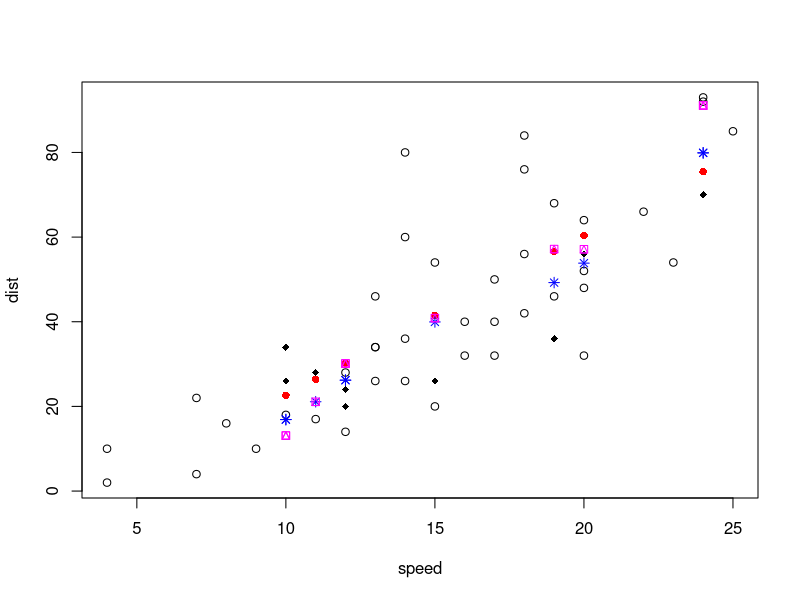

Write R code to recreate this figure.
# read data
data <- cars

# Split data into training and testing
sample <- sample.int(n=nrow(data), size = floor(0.2*nrow(data)))
train <- data[-sample,]
test <- data[sample,]

#Linear regression
modelLR <- lm(dist  ~ speed, train)
modelLR

# make a prediction for each temperature
predictedLR <- predict(modelLR, test)
#original data
plot(train) 
points(test, col = "black", pch=18)
#abline(modelLR)
points(test$speed, predictedLR, col = "red", pch=16)
rmseLR <- sqrt(mean((test$dist - predictedLR)^2)) 

#SVM
require (e1071)
modelSVR <- svm(dist ~ speed , train, type= "eps-regression")
modelSVR
predictedSVR <- predict(modelSVR, test)
rmseSVR <- sqrt(mean((test$dist - predictedSVR)^2)) 
points(test$speed, predictedSVR, col = "blue", pch=8)

#Neural Network
require (nnet)
modelNN <- nnet(dist~ speed, train,size = 20 ,decay =2e-4 ,maxit = 100 ,linout=T,trace=F)  
modelNN
predictedNN <- predict(modelNN,test)
rmseNN <- sqrt(mean((test$dist-predictedNN)^2)) 
points(test$speed, predictedNN, col = "magenta", pch=14)

